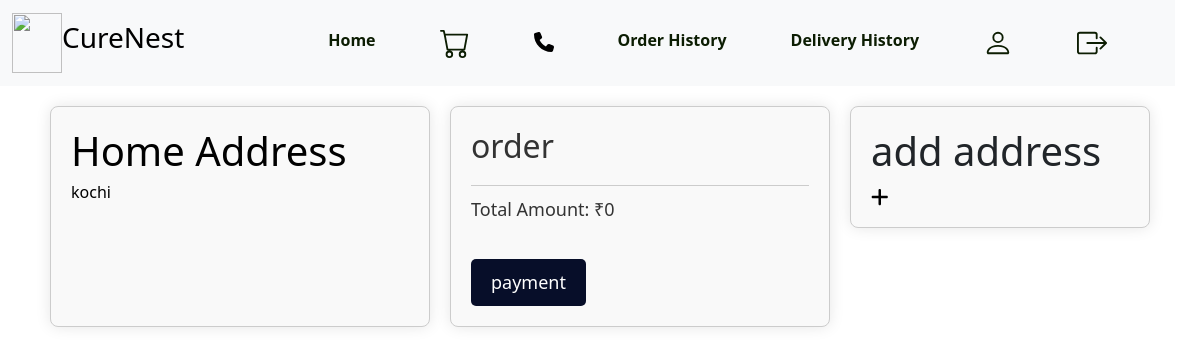
The app's page /order_item (signed in), older data.
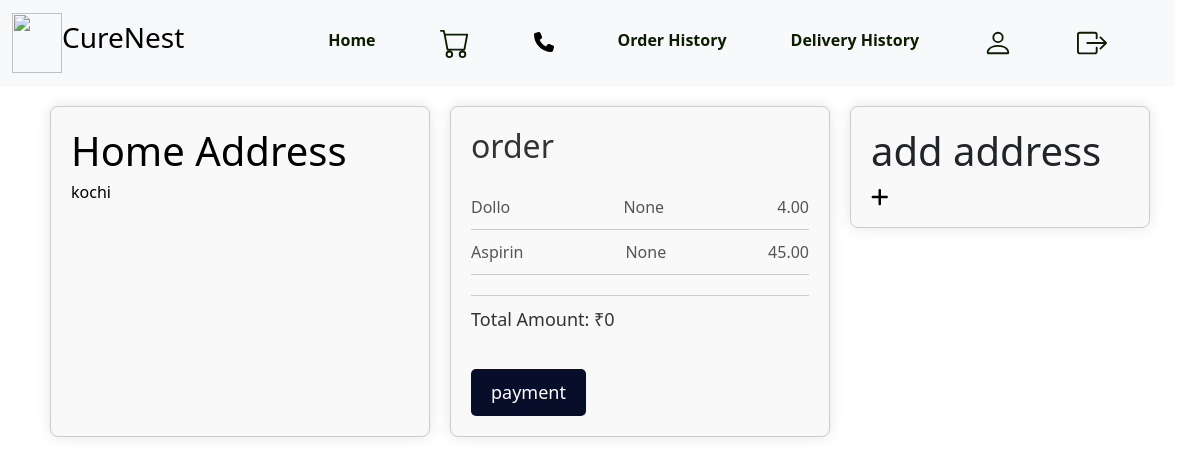
The same page, newer data.
### app/models.py (models this page shows, shortened)
class cart(models.Model):
    medicine_id = models.ForeignKey(medicine, on_delete=models.CASCADE)
    user_id = models.ForeignKey(CustomeUser, on_delete=models.CASCADE)
    added_date = models.DateTimeField(auto_now_add=True)
    quantity = models.IntegerField(null=True, blank=True)

class medicine(models.Model):
    pharmacy_id = models.ForeignKey(CustomeUser, on_delete=models.CASCADE)
    name = models.CharField(null=True, blank=True, max_length=100)
    price = models.DecimalField(max_digits=10, decimal_places=2, default=0.00)
    description = models.CharField(null=True, blank=True, max_length=100)
    manufacturer =  models.CharField(null=True, blank=True, max_length=100)
    quantity = models.IntegerField(null=True, blank=True)
    expiry_date = models.DateField()
    status= models.CharField(null=True, blank=True, max_length=100)
    brandname=models.CharField(null=True, blank=True, max_length=100)
    genericname=models.CharField(null=True, blank=True, max_length=100)
    strength=models.IntegerField(null=True, blank=True)
    Image=models.FileField(null=True,blank=True)
    Image1=models.FileField(null=True,blank=True)
    Image2=models.FileField(null=True,blank=True)
    Image3=models.FileField(null=True,blank=True)
    category_name=models.CharField(max_length=100,null=True, blank=True)
    per_price = models.DecimalField(max_digits=10, decimal_places=2, null=True, blank=True)
    description1 = models.CharField(null=True, blank=True, max_length=1000)
    description2 = models.CharField(null=True, blank=True, max_length=1000)
    Image3=models.FileField(null=True,blank=True)

### app/views.py (the view, shortened to what this page needs)
# urls.py: path('order_item', views.order_item, name='order_item'),
def order_item(request):
    datas = CustomeUser.objects.get(id=request.user.id)
    cart_items = cart.objects.filter(user_id=datas)
    Ttl_amounts = 0
    return render(request, 'user/order.html', {'order_item': cart_items, 'total_amounts': Ttl_amounts,'datas':datas})

### template/user/order.html (shortened to what this page needs)
{% extends 'user/userhome.html' %}
{% block content %}
{% load static %}
    <div class="container">
        <div class="div1">
            <h1>Home Address</h1>
            {% if datas.delivery_address %}
               <h6>{{datas.delivery_address}}</h6>
               {% else %}
               <h6>{{ datas.address }}</h6>
               {% endif %}
        </div>
        <div class="cart">
            <h2>order</h2>
            {% if order_item %}
                {% for item in order_item %}
                    <div class="cart-item">
                        <p>{{ item.medicine_id.name }}</p>
                        <p>{{ item.quantity }} </p>
                        <p>{{ item.medicine_id.price }}</p>
                    </div>
                {% endfor %}
            {% endif %}
            <div class="total-amount">
                <p>Total Amount: ₹{{ total_amounts }}</p>
             <button type="submit"><a href="{% url 'payment_page' am=total_amounts %}" >payment</button></a>
        </div>
        </div>
        <div class="div2 d-block">
            <h1>add address</h1>
            <a href="{% url 'delivery_address' %}"></a>
        </div>
    </div>
{% endblock %}

Row changes from the older to the newer data that the page shows:
added cart: medicine_id.name "Dollo", quantity "None", medicine_id.price "4.00"
added cart: medicine_id.name "Aspirin", quantity "None", medicine_id.price "45.00"
